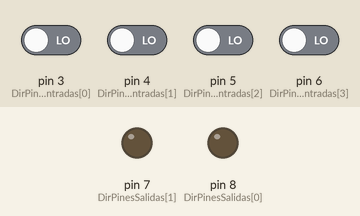
This sketch was run on a simulated Arduino Uno, built with avr-gcc and run on an emulated ATmega328P. Shown: output pins drawn as LEDs (lit = HIGH). The inputs (shaded band) are chosen by the test bench; at power-on: pin 3 (DirPinesEntradas[0]), pin 4 (DirPinesEntradas[1]), pin 5 (DirPinesEntradas[2]), pin 6 (DirPinesEntradas[3]) LOW.

Above: at 1.2 s.
1.3 s: pin 3 (DirPinesEntradas[0]) driven HIGH
At 2.4 s:
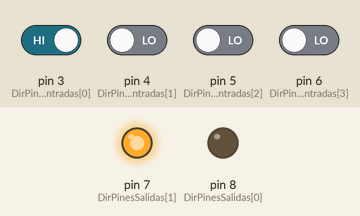
2.8 s: pin 4 (DirPinesEntradas[1]) driven HIGH
At 3.6 s:
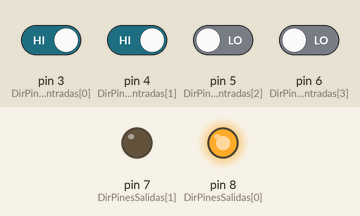
4.3 s: pin 5 (DirPinesEntradas[2]) driven HIGH
At 4.7 s:
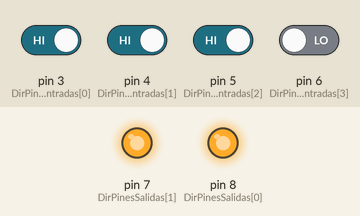
5.8 s: pin 5 (DirPinesEntradas[2]) driven LOW
At 7.0 s:
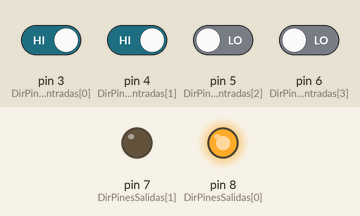
7.3 s: pin 3 (DirPinesEntradas[0]) driven LOW
At 8.2 s:
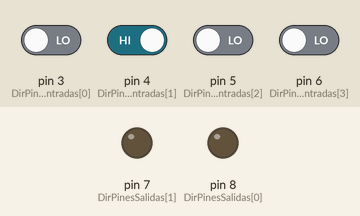
Timing chart, 0 to 9.8 s (numbered marks = the images above; inputs shaded):
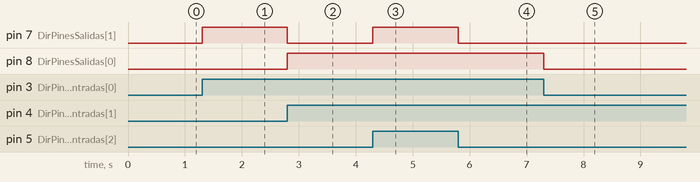

The sketch:

Lab1NAND.ino
```cpp
// Andrés Alvarado C 202003822 Jafet Aguero M
// Fecha: 13/08/2022
// Laboratorio 1

// Declaracion de constantes
const int j=5;
const int DirPinesEntradas[4]={3,4,5,6};
const int DirPinesSalidas[2]={8,7};
bool entrada[4];
bool salida[2]={false, false};

// Configuracion de Pines de entrada y salida
void setup(){
 // initializa los pines:
  for (int i = 0; i <= j; i++) {
    if (i<4) {
      pinMode(DirPinesEntradas[i], INPUT);
    }
    else {
      pinMode(DirPinesSalidas[i-4], OUTPUT);
    }
  }
}

//DEFINICION DE LAS FUNCIONES LÓGICAS

bool NAND_2INPUT(bool X, bool Y){
  if (X == 1 && Y == 1){
    return 0;
  }
  else{
    return 1;
  }
}

bool NAND_3INPUT(bool X, bool Y, bool Z){
  if (X == 1 && Y == 1 && Z == 1){
    return 0;
  }
  else{
    return 1;
  }
}

bool NAND_4INPUT(bool X, bool Y, bool Z, bool W){
  if (X == 1 && Y == 1 && Z == 1 && W == 1){
    return 0;
  }
  else{
    return 1;
  }
}
void loop (){

 //LECTURA DE LAS ENTRADAS Y SALIDAS
  for(int i=0; i<=j;i++){
    if(i<4){
      entrada[i]=digitalRead(DirPinesEntradas[i]);
    }
    else{
      digitalWrite(DirPinesSalidas[i-4],salida[i-4]);
    }
  }

  //EJECUCION DEL PROGRAMA
  salida[0]=NAND_3INPUT(NAND_2INPUT(entrada[1], entrada[3]),NAND_2INPUT(entrada[0],entrada[1]),NAND_3INPUT(entrada[0],entrada[2],entrada[3]));
  salida[1]=NAND_4INPUT(NAND_3INPUT(!entrada[0],!entrada[1],entrada[2]),NAND_3INPUT(entrada[0],entrada[1],entrada[2]),NAND_3INPUT(entrada[0],entrada[1],entrada[3]),NAND_4INPUT(entrada[0],!entrada[1],!entrada[2],!entrada[3]));
}
```

Measured:
- after the input at 1.3 s, pin 7 (DirPinesSalidas[1]): LOW → HIGH at once
- after the input at 2.8 s, pin 7 (DirPinesSalidas[1]): HIGH → LOW at once; pin 8 (DirPinesSalidas[0]): LOW → HIGH at once
- after the input at 4.3 s, pin 7 (DirPinesSalidas[1]): LOW → HIGH at once
- after the input at 5.8 s, pin 7 (DirPinesSalidas[1]): HIGH → LOW at once
- after the input at 7.3 s, pin 8 (DirPinesSalidas[0]): HIGH → LOW at once
